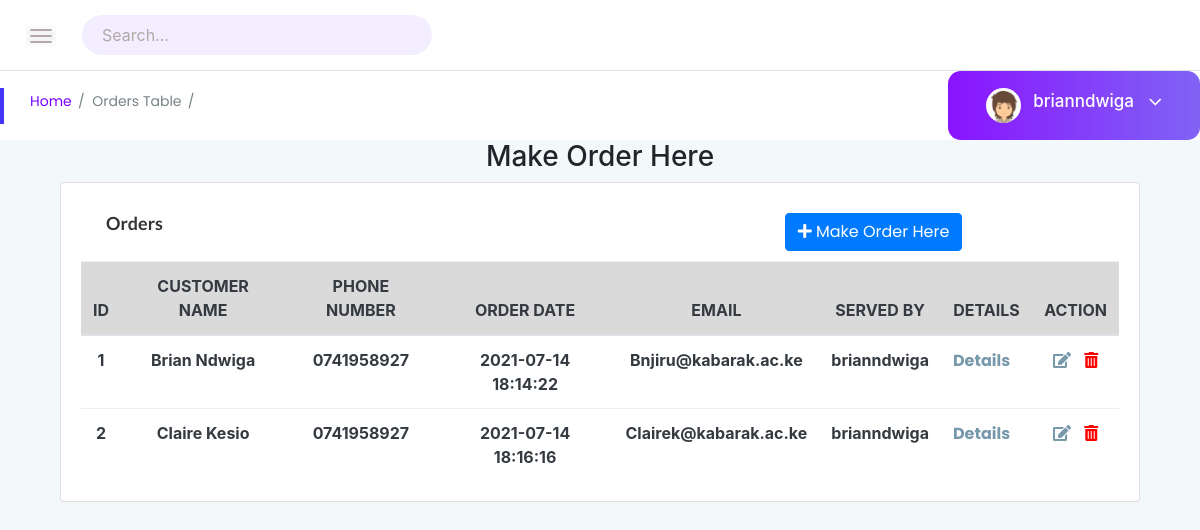
Screenshot of /orders/order.php (signed in) with the database file from the repository.
### tables this page shows
CREATE TABLE `orders` (
  `id` int(11) NOT NULL,
  `customer_id` int(11) NOT NULL,
  `grand_total` text NOT NULL,
  `created` datetime NOT NULL,
  `served_by` text NOT NULL,
  `status` text NOT NULL DEFAULT '\'1\'' COMMENT '1=Active | 0=Inactive'
);

CREATE TABLE `customers` (
  `id` int(11) NOT NULL,
  `first_name` text NOT NULL,
  `last_name` text NOT NULL,
  `email` varchar(50) NOT NULL,
  `phone` varchar(15) NOT NULL,
  `address` varchar(255) NOT NULL,
  `created` datetime NOT NULL
);

### orders/order.php (the view, shortened to what this page needs)
<!doctype html>
<html class="no-js" lang="en">
<head>
    <link href="https://cdnjs.cloudflare.com/ajax/libs/font-awesome/5.13.0/css/all.min.css" rel="stylesheet">
    <link rel="stylesheet" href="../assets/css/bootstrap.min.css">
    <link rel="stylesheet" href="../assets/css/font-awesome.min.css">
    <link rel="stylesheet" href="../assets/css/themify-icons.css">
    <link rel="stylesheet" href="../assets/css/metisMenu.css">
    <link rel="stylesheet" href="../assets/css/owl.carousel.min.css">
    <link rel="stylesheet" href="../assets/css/slicknav.min.css">
    <link rel="stylesheet" href="https://www.amcharts.com/lib/3/plugins/export/export.css" type="text/css" media="all" />
    <link rel="stylesheet" href="../assets/css/typography.css">
    <link rel="stylesheet" href="../assets/css/default-css.css">
    <link rel="stylesheet" href="../assets/css/styles.css">
    <link rel="stylesheet" href="../assets/css/responsive.css">
</head>
<body>
    <div class="page-container">
        <div class="main-content">
            <div class="header-area">
                <div class="row align-items-center">
                    <div class="col-md-6 col-sm-8 clearfix">
                        <div class="nav-btn pull-left">
                            <span></span>
                            <span></span>
                            <span></span>
                        </div>
                        <div class="search-box pull-left">
                            <form action="#">
                                <input type="text" name="search" placeholder="Search..." required>
                                <i class="ti-search"></i>
                            </form>
                        </div>
                    </div>
                    <div class="col-md-6 col-sm-4 clearfix">
                    </div>
                </div>
            </div>
            <div class="page-title-area">
                <div class="row align-items-center">
                    <div class="col-sm-6">
                        <div class="breadcrumbs-area clearfix">
                            <ul class="breadcrumbs pull-left">
                                <li><a href="index.php">Home</a></li>
                                <li><a href=""><span>Orders Table</span></a></li>
                            </ul>
                        </div>
                    </div>
                    <div class="col-sm-6 clearfix">
                        <div class="user-profile pull-right">
                            <img class="avatar user-thumb" src="../assets/images/author/avatar.png" alt="avatar">
                            <h4 class="user-name dropdown-toggle" data-toggle="dropdown"><?php echo $_SESSION['username']; ?> <i class="fa fa-angle-down"></i></h4>
                        </div>
                    </div>
                </div>
            </div>
            <div class="container">
                <h3 style="text-align:center">Make Order Here</h3>
                <div class="main-content-inner">
                    <div class="row">
                        <div class="col-lg-12 ">
                            <div class="card">
                                <div class="card-body">
                                    <div class="toptable">
                                        <h4 class="header-title col col-lg-8">Orders</h4>
                                        <a href="./cart/orderform.php" class="col">
                                            <button class="btn btn-primary"><i class="fas fa-plus"></i> Make Order Here</button>
                                        </a>
                                    </div>
                                    <div class="single-table">
                                        <div class="table-responsive">
                                            <table class="table text-dark text-center">
                                                <thead class="text-uppercase">
                                                    <tr class="table-active">
                                                        <th scope="col">ID</th>
                                                        <th scope="col">Customer Name</th>
                                                        <th scope="col">Phone Number</th>
                                                        <th scope="col">Order Date</th>
                                                        <th scope="col">Email</th>
                                                        <th scope="col">Served By</th>
                                                        <th scope="col">Details</th>
                                                        <th scope="col">Action</th>
                                                    </tr>
                                                </thead>
                                                <tbody>
                                                    <?php
                                                    $conn = new mysqli("localhost", "root", "", "boutique_pos");
                                                    $sql = "SELECT o.*,o.id AS id, c.first_name, c.last_name, c.email, c.phone FROM orders as o LEFT JOIN customers as c ON c.id = o.customer_id";
                                                    $result = $conn->query($sql);
                                                    $count = 0;
                                                    if ($result->num_rows >  0) {
                                                        while ($row = $result->fetch_assoc()) {
                                                            $count = $count + 1;
                                                    ?>
                                                            <tr>
                                                                <th><?php echo $count ?></th>
                                                                <th><?php echo $row["first_name"] ?> <?php echo $row["last_name"] ?></th>
                                                                <th><?php echo $row["phone"] ?></th>
                                                                <th><?php echo $row["created"]  ?></th>
                                                                <th><?php echo $row["email"]  ?></th>
                                                                <th><?php echo $row["served_by"]  ?></th>
                                                                <th><a href="up" Details</a><a href="../orders/order_details.php?id=<?php echo $row["id"] ?>" style="color:#7798AB; padding-right: 10px">Details</a></th>
                                                                <th>
                                                                    <a href="up" Edit</a><a href="../orders/editorder.php?id=<?php echo $row["id"] ?>" style="color:#7798AB; padding-right: 10px"><i class="fas fa-edit"></i> </a>
                                                                    <a href="up" Edit</a><a href="../orders/deleteorder.php?id=<?php echo $row["id"] ?>" style="color:red;"><i class="fas fa-trash-alt"></i></a>
                                                                </th>
                                                            </tr>
                                                    <?php
                                                        }
                                                    }
                                                    ?>
                                                </tbody>
                                            </table>
                                        </div>
                                    </div>
                                </div>
                            </div>
                        </div>
                        <html>
                        <head>
                            <link rel="stylesheet" href="https://maxcdn.bootstrapcdn.com/bootstrap/4.0.0-alpha.6/css/bootstrap.min.css">
                        </head>
                        </html>
                    </div>
</body>
</html>

### assets/css/styles.css (style rules this page uses)
.page-container { width: 100%; height: 100%; min-height: 100vh; padding-left: 280px; -webkit-transition: padding-left 0.3s ease 0s; transition: padding-left 0.3s ease 0s; }
.card { border: none; border-radius: 4px; background-color: #fff; -webkit-transition: all 0.3s ease 0s; transition: all 0.3s ease 0s; }
.card-body { padding: 25.6px; padding: 1.6rem; }
.main-content { width: 100%; background: #F3F8FB; }
.main-content-inner { padding: 0 30px 50px; }
.header-area { padding: 15px 30px; background: #fff; border-bottom: 1px solid #d8e3e7; }
.nav-btn { margin-right: 30px; margin-top: 10px; cursor: pointer; }
.nav-btn span { display: block; width: 22px; height: 2px; background: #b3aaaa; margin: 4px 0; border-radius: 15px; -webkit-transition: all 0.3s ease 0s; transition: all 0.3s ease 0s; box-shadow: 0 0 0 4px rgba(99, 96, 96, 0.03); }
.search-box form { position: relative; }
.search-box input { width: 350px; border-radius: 33px; border: none; height: 40px; padding-left: 20px; padding-right: 40px; letter-spacing: 0; background: #f3eeff; }
.search-box form i { position: absolute; right: 21px; top: 14px; font-size: 14px; color: #b1a7a7; }
.page-title-area { padding: 0 30px; background: #fff; position: relative; }
.page-title-area:before { content: ''; position: absolute; left: 0; top: 50%; width: 4px; height: 36px; background: var(--primary-color); -webkit-transform: translateY(-50%); transform: translateY(-50%); }
ul.breadcrumbs { margin-top: 4px; }
.breadcrumbs li { display: inline-block; }
.breadcrumbs li a, .breadcrumbs li span { display: block; font-size: 14px; font-weight: 400; color: #7801ff; letter-spacing: 0; margin-right: 16px; position: relative; }
.breadcrumbs li a:before { content: '/'; color: #768387; position: absolute; right: -13px; top: 0; }
.breadcrumbs li span { margin-right: 0; color: #768387; text-transform: capitalize; }
.user-profile { margin-right: -30px; display: -webkit-box; display: -ms-flexbox; display: flex; -webkit-box-align: center; -ms-flex-align: center; align-items: center; -ms-flex-wrap: wrap; flex-wrap: wrap; background: -webkit-linear-gradient(left, #8914fe 0%, #8063f5 100%); background: linear-gradient(to right, #8914fe 0%, #8063f5 100%); padding: 17px 38px; position: relative; }
.user-profile img.avatar { height: 35px; width: 35px; border-radius: 50%; margin-right: 12px; }
.user-name { font-size: 17px; font-weight: 500; color: #fff; letter-spacing: 0; cursor: pointer; -webkit-user-select: none; -moz-user-select: none; -ms-user-select: none; user-select: none; }
.user-name i { margin-left: 10px; font-size: 21px; vertical-align: middle; position: relative; }
.notification-area .dropdown-toggle, .user-name.dropdown-toggle { position: relative; }
.notification-area .dropdown-toggle:after, .user-name.dropdown-toggle:after { display: none; }
.header-title { font-family: 'Lato', sans-serif; font-size: 18px; font-weight: 600; letter-spacing: 0; color: #333; text-transform: capitalize; margin-bottom: 17px; }
.btn { padding: 11px 17px; font-size: 13px; letter-spacing: 0; }
.single-table .table { margin-bottom: 0; }
table tr th { border-bottom: none; }
table tr th, table tr td { border-top: 1px solid rgba(120, 130, 140, 0.13) !important; }

### assets/css/responsive.css (style rules this page uses)
@media (min-width: 1200px) and (max-width: 1364px) { .main-content-inner { padding: 0 15px 50px; } }
@media (min-width: 1200px) and (max-width: 1364px) { .page-container, .sbar_collapsed.page-container { padding-left: 0; } }

### orders/order.php (style rules this page uses)
th { text-align: center; }
.user-profile { border-radius: 0.8em; }
.toptable { display: flex; padding: 10px; }

### rows the page displays
orders: customer.first_name "Brian", customer.last_name "Ndwiga", customer.phone "0741958927", created "2021-07-14 18:14:22", customer.email "Bnjiru@kabarak.ac.ke", served_by "brianndwiga"
orders: customer.first_name "Claire", customer.last_name "Kesio", customer.phone "0741958927", created "2021-07-14 18:16:16", customer.email "Clairek@kabarak.ac.ke", served_by "brianndwiga"

### other values shown
$_SESSION['username'] "brianndwiga"
